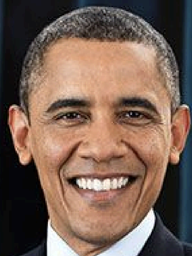
#> input picture obama_images/image_14.png, 192 x 256 px, given in place of image_0.png, which was not available
$ python image_imputation.py
#> lines starting #> are read from the running program, lines starting #| are printed output that depends on the picture; after the words box and inside, x2 and y2 are one past the last pixel; in counts of white or black regions, pixels touching at a corner belong together; pictures that were not available may be replaced by others from this repository, and a replacement may not be noted
import cv2
import os
import numpy as np
from datasets import load_dataset
import itertools
from tqdm import tqdm


# [183 lines left out: functions process_video_dataset, replace_green_papers_in_image, not called in this run]

def replace_green_papers_in_video(input_video_path, output_video_path, replacement_paths, start_frame=0, end_frame=None):
    # Load the replacement images once to save I/O operations
    # Load the replacement images once to save I/O operations, adjusting brightness and sharpness
#> called with input_video_path = './teleop_videos/file-000.mp4', output_video_path = 'output_video_occlusion_teleop.mp4', start_frame = 500, end_frame = 1000
    replacements = []
    for path in replacement_paths:
        img = cv2.imread(path)
#> img is the input picture: shape (256, 192, 3); mean B, G, R 84.3, 96.7, 120
        if img is not None:
            img = cv2.convertScaleAbs(img, alpha=0.85, beta=0)
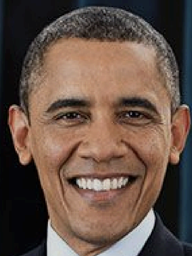
#> img: shape (256, 192, 3); mean B, G, R 71.6, 82.1, 101.9
            img = cv2.GaussianBlur(img, (3, 3), 0)
        replacements.append(img)
#> pass 2 of the loop in replace_green_papers_in_video, `for path in replacement_paths:`:
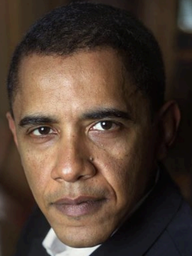
#> input picture obama_images/image_15.png, 192 x 256 px, given in place of image_0.png, which was not available
#> in replace_green_papers_in_video, img is the input picture: shape (256, 192, 3); mean B, G, R 51.2, 62.6, 79.8
#> in replace_green_papers_in_video, `img = cv2.convertScaleAbs(img, alpha=0.85, beta=0)`:
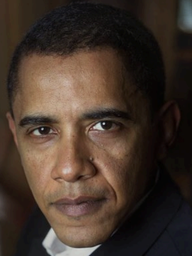
#> img: shape (256, 192, 3); mean B, G, R 43.5, 53.2, 67.9

    cap = cv2.VideoCapture(input_video_path)
    if not cap.isOpened():
        print(f"Error: Could not open video {input_video_path}")
        return

    frame_width = int(cap.get(cv2.CAP_PROP_FRAME_WIDTH))
    frame_height = int(cap.get(cv2.CAP_PROP_FRAME_HEIGHT))
    fps = cap.get(cv2.CAP_PROP_FPS)

    fourcc = cv2.VideoWriter_fourcc(*'mp4v')
    out = cv2.VideoWriter(output_video_path, fourcc, fps, (frame_width, frame_height))

    lower_green = np.array([35, 40, 40])
    upper_green = np.array([85, 255, 255])
    kernel = np.ones((5, 5), np.uint8)

    # Set the starting frame position
    cap.set(cv2.CAP_PROP_POS_FRAMES, start_frame)

    # Will hold the pre-calculated static warped images and their full masks
    static_data = []
    union_mask = None
    successful_frames = 0
    is_locked = False

    frame_count = start_frame
    while cap.isOpened():
        if end_frame is not None and frame_count > end_frame:
            break

        ret, frame = cap.read()
        if not ret:
            break

        hsv = cv2.cvtColor(frame, cv2.COLOR_BGR2HSV)
#> hsv: shape (256, 192, 3); mean H, S, V 39.3, 88.8, 123.8
        mask = cv2.inRange(hsv, lower_green, upper_green)
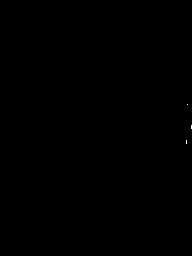
#> mask: shape (256, 192); 0.02% white in thin lines or dots, all inside (x1, y1, x2, y2) = (186, 104, 192, 144)

        # 1. Accumulate mask over the first 3 successful frames to get the maximum union area
        if not is_locked:
            contours, _ = cv2.findContours(mask, cv2.RETR_EXTERNAL, cv2.CHAIN_APPROX_SIMPLE)
#> contours = 3 contours, all with area under 20

            valid_contours = []
            for contour in contours:
                if cv2.contourArea(contour) > 1000:
                    hull = cv2.convexHull(contour)
                    peri = cv2.arcLength(hull, True)
                    approx = cv2.approxPolyDP(hull, 0.02 * peri, True)
                    if len(approx) == 4:
                        valid_contours.append(approx)
#> this loop made 3 passes
#> contour on passes 1 to 3: [[186, 140], [186, 143]], [[191, 125], [191, 128]], [[187, 104]]
#> after the loop, valid_contours = []

            # Accumulate mask if all papers are visible
            if len(valid_contours) == len(replacements):
                if union_mask is None:
                    union_mask = mask.copy()
                else:
                    union_mask = cv2.bitwise_or(union_mask, mask)

                valid_contours.sort(key=lambda c: cv2.boundingRect(c)[0])

                temp_static_data = []
                for i, (approx, target_img) in enumerate(zip(valid_contours, replacements)):
                    if target_img is None:
                        continue

                    th, tw, _ = target_img.shape
                    src_pts = np.array([[0, 0], [tw - 1, 0], [tw - 1, th - 1], [0, th - 1]], dtype=np.float32)

                    dst_pts = approx.reshape(4, 2).astype(np.float32)
                    center = dst_pts.mean(axis=0)
                    angles = np.arctan2(dst_pts[:, 1] - center[1], dst_pts[:, 0] - center[0])
                    ordered_dst = dst_pts[np.argsort(angles)]

                    if i == len(valid_contours) - 1:
                        # Heavily favor top-most point for rightmost image to enforce rightward (CW) rotation
                        scores = ordered_dst[:, 0] + 5.0 * ordered_dst[:, 1]
                    else:
                        scores = ordered_dst[:, 0] + ordered_dst[:, 1]
                    tl_idx = np.argmin(scores)
                    ordered_dst = np.roll(ordered_dst, -tl_idx, axis=0)

                    H, _ = cv2.findHomography(src_pts, ordered_dst)
                    if H is not None:
                        warped = cv2.warpPerspective(target_img, H, (frame_width, frame_height), borderMode=cv2.BORDER_REPLICATE)
                        poly = cv2.warpPerspective(np.ones((th, tw), dtype=np.uint8) * 255, H, (frame_width, frame_height))
                        temp_static_data.append((warped, poly))

                static_data = temp_static_data
                successful_frames += 1

                if successful_frames == 3:
                    # Use the combined union mask to find the maximum stable area of the green papers
                    union_contours, _ = cv2.findContours(union_mask, cv2.RETR_EXTERNAL, cv2.CHAIN_APPROX_SIMPLE)
                    union_valid = []
                    for contour in union_contours:
                        if cv2.contourArea(contour) > 1000:
                            hull = cv2.convexHull(contour)
                            peri = cv2.arcLength(hull, True)
                            approx = cv2.approxPolyDP(hull, 0.02 * peri, True)
                            if len(approx) == 4:
                                union_valid.append(approx)

                    # Process the stable shapes. If the union fails to produce exactly 3 clean squares,
                    # we safely fall back to keeping the `static_data` from the most recent successful frame.
                    if len(union_valid) == len(replacements):
                        union_valid.sort(key=lambda c: cv2.boundingRect(c)[0])
                        final_static_data = []
                        for i, (approx, target_img) in enumerate(zip(union_valid, replacements)):
                            if target_img is None:
                                continue
                            th, tw, _ = target_img.shape
                            src_pts = np.array([[0, 0], [tw - 1, 0], [tw - 1, th - 1], [0, th - 1]], dtype=np.float32)

                            dst_pts = approx.reshape(4, 2).astype(np.float32)
                            center = dst_pts.mean(axis=0)
                            angles = np.arctan2(dst_pts[:, 1] - center[1], dst_pts[:, 0] - center[0])
                            ordered_dst = dst_pts[np.argsort(angles)]

                            if i == len(union_valid) - 1:
                                scores = ordered_dst[:, 0] + 5.0 * ordered_dst[:, 1]
                            else:
                                scores = ordered_dst[:, 0] + ordered_dst[:, 1]
                            tl_idx = np.argmin(scores)
                            ordered_dst = np.roll(ordered_dst, -tl_idx, axis=0)

                            H, _ = cv2.findHomography(src_pts, ordered_dst)
                            if H is not None:
                                warped = cv2.warpPerspective(target_img, H, (frame_width, frame_height), borderMode=cv2.BORDER_REPLICATE)
                                poly = cv2.warpPerspective(np.ones((th, tw), dtype=np.uint8) * 255, H, (frame_width, frame_height))
                                final_static_data.append((warped, poly))

                        if len(final_static_data) == len(replacements):
                            static_data = final_static_data

                    is_locked = True
            else:
                frame_number = int(cap.get(cv2.CAP_PROP_POS_FRAMES))
                print(f"Warning: Could not detect all papers in frame {frame_number}!")

        # 2. Apply pre-calculated static warping intersected with the CURRENT frame's green mask
        if static_data:
            for warped_img, poly_mask in static_data:
                # mask is where green is visible *right now*.
                # If the robot arm is over the paper, mask is 0 there, leaving the arm untouched!
                mask_warped = cv2.bitwise_and(poly_mask, mask)
                mask_warped = cv2.dilate(mask_warped, kernel, iterations=1)

                # Feather the mask for seamless blending
                mask_blurred = cv2.GaussianBlur(mask_warped, (7, 7), 0)
                alpha = cv2.cvtColor(mask_blurred, cv2.COLOR_GRAY2BGR).astype(float) / 255.0

                frame = (frame * (1.0 - alpha) + warped_img * alpha).astype(np.uint8)

        out.write(frame)
        frame_count += 1

    cap.release()
    out.release()
    print(f"Saved imputed video to {output_video_path}")

# [59 lines left out: functions crop_to_4_3, save_images, generate_synthetic_images, not called in this run]


if __name__ == "__main__":
    # Example usage for video processing
    replace_green_papers_in_video("./teleop_videos/file-000.mp4", "output_video_occlusion_teleop.mp4", ["obama_images/image_0.png", "taylor_images/image_0.png", "yann_images/image_0.png"], start_frame=500, end_frame=1000)

    # Example usage for image processing
    #replace_green_papers_in_image("green_screen_template.png", "output_image.jpg", ["obama_images/image_0.png", "taylor_images/image_1.png", "yann_images/image_2.png"])
    #save_images()
    #generate_synthetic_images(n_samples=2000)
